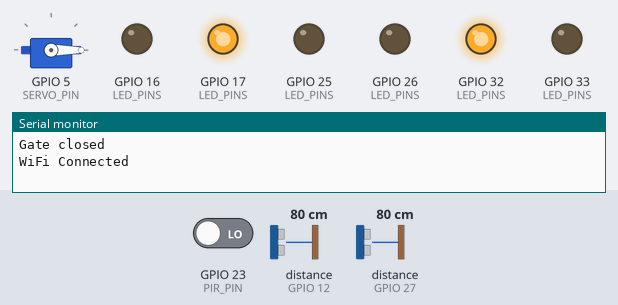
Bench run of a sketch on a simulated ESP32. Shown: servo, output pins drawn as LEDs (lit = HIGH), the last lines printed to the serial monitor. Inputs (shaded band) come from the test bench; at power-on: distance to the obstacle (sensors on GPIO 12, GPIO 27) 80 cm, GPIO 23 (PIR_PIN) LOW. The echo pulse lasts 58.3 µs per cm; WiFi joins after 1.5 s; servers stay silent unless stated; EEPROM starts erased; no MQTT or app messages arrive unless stated; pins used as bus, display or sensor lines are not drawn.

Above: at 4.6 s.
4.7 s: distance to the obstacle (sensor on GPIO 12) set to 12 cm
11.0 s: distance to the obstacle (sensor on GPIO 12) set to 9 cm
At 16.0 s:
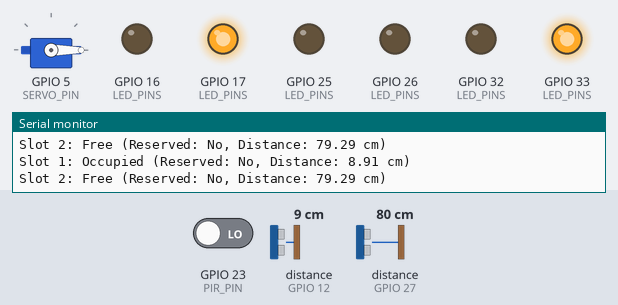
17.0 s: GPIO 23 (PIR_PIN) driven HIGH
At 23.8 s:
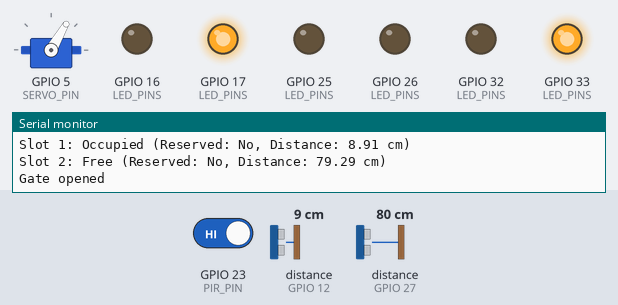
29.3 s: distance to the obstacle (sensor on GPIO 27) set to 12 cm
36.0 s: distance to the obstacle (sensor on GPIO 27) set to 9 cm
At 49.4 s:
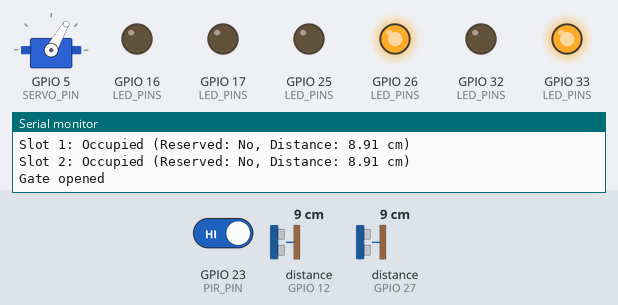
49.7 s: distance to the obstacle (sensor on GPIO 12) set to 18 cm
At 62.0 s:
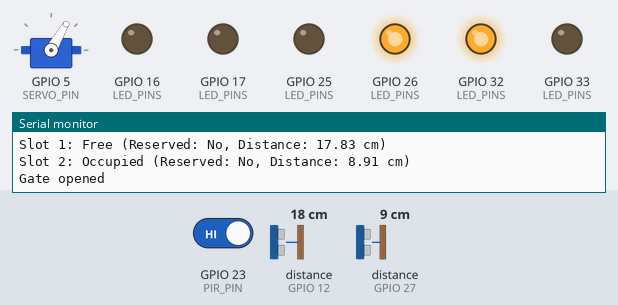
Timing chart, 0 to 63.5 s (numbered marks = the images above; inputs shaded):
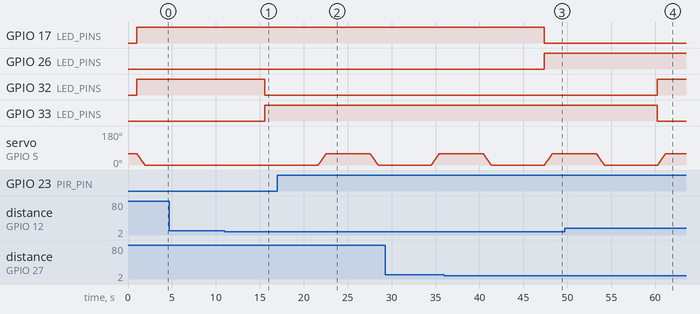

The sketch:

smart_parking_system.ino
```cpp
#include <WiFi.h>
#include <Adafruit_MQTT.h>
#include <Adafruit_MQTT_Client.h>
#include <ESP32Servo.h>
#include <Preferences.h>

Preferences preferences;

// WiFi Configuration
const char* WIFI_SSID = "CJNet";
const char* WIFI_PASS = "chami1234";

// Adafruit IO Configuration
#define AIO_SERVER "io.adafruit.com"
#define AIO_PORT 1883
#define AIO_USERNAME "chamijaye"
#define AIO_KEY "aio_rXpS382omXMlqvUl2WcDUlZcmWUT"

// Pin Configuration
const int ULTRASONIC_PINS[2][2] = {{13, 12}, {14, 27}}; // Trig, Echo
const int LED_PINS[2][3] = {{33, 32, 25}, {26, 17, 16}}; // R, G, B
#define SERVO_PIN 5    // Gate control
#define PIR_PIN 23     // Vehicle detection

// MQTT Clients
WiFiClient client;
Adafruit_MQTT_Client mqtt(&client, AIO_SERVER, AIO_PORT, AIO_USERNAME, AIO_KEY);

// Feeds
Adafruit_MQTT_Publish slot_feeds[2] = {
  Adafruit_MQTT_Publish(&mqtt, AIO_USERNAME "/feeds/parking.slot1"),
  Adafruit_MQTT_Publish(&mqtt, AIO_USERNAME "/feeds/parking.slot2")
};
Adafruit_MQTT_Subscribe gate_sub = Adafruit_MQTT_Subscribe(&mqtt, AIO_USERNAME "/feeds/parking.gate");
Adafruit_MQTT_Subscribe reservation_sub = Adafruit_MQTT_Subscribe(&mqtt, AIO_USERNAME "/feeds/reservations");

Servo gateServo;

struct SlotState {
  bool occupied;
  bool reserved;
  String reservedBy;
};
SlotState slots[2];

void setup() {
  Serial.begin(115200);
  delay(1000);

  // Initialize preferences (flash storage)
  preferences.begin("parking", false);
  preferences.clear(); // Uncomment this once to clear flash storage
  loadReservations();

  // Initialize hardware
  initializeHardware();

  // Connect WiFi
  WiFi.begin(WIFI_SSID, WIFI_PASS);
  while(WiFi.status() != WL_CONNECTED) delay(500);
  Serial.println("WiFi Connected");
  // Setup MQTT
  mqtt.subscribe(&gate_sub);
  mqtt.subscribe(&reservation_sub);
}


void loadReservations() {
  for(int i=0; i<2; i++) {
    String key = "slot" + String(i+1); // Change from "slot0" to "slot1"/"slot2"
    slots[i].reserved = preferences.getBool((key + "_reserved").c_str(), false);
    slots[i].reservedBy = preferences.getString((key + "_name").c_str(), "");
  }
}

void saveReservation(int slot, bool reserved, String name) {
  String key = "slot" + String(slot+1); // Correct key format
  preferences.putBool((key + "_reserved").c_str(), reserved);
  preferences.putString((key + "_name").c_str(), name);
}

void initializeHardware() {
  for(int i=0; i<2; i++) {
    pinMode(ULTRASONIC_PINS[i][0], OUTPUT);
    pinMode(ULTRASONIC_PINS[i][1], INPUT);
    for(int j=0; j<3; j++) {
      pinMode(LED_PINS[i][j], OUTPUT);
      digitalWrite(LED_PINS[i][j], LOW);
    }
    updateLEDs(i);
  }

  // Servo setup
  ESP32PWM::allocateTimer(0);
  gateServo.setPeriodHertz(50);
  gateServo.attach(SERVO_PIN, 500, 2400);
  closeGate();

  // PIR sensor
  pinMode(PIR_PIN, INPUT);
}

void loop() {
  if(!mqtt.connected()) connectMQTT();
  mqtt.processPackets(1000);
  handleMQTT();

  static unsigned long lastUpdate = 0;
  if(millis() - lastUpdate >= 500) {
    for(int i=0; i<2; i++) {
      updateSlot(i);
    }
    lastUpdate = millis();
  }

  if(digitalRead(PIR_PIN)) triggerGate();
}

void handleMQTT() {
  Adafruit_MQTT_Subscribe *subscription;
  while((subscription = mqtt.readSubscription(5000))) {
    if(subscription == &gate_sub) {
      String message = (char*)gate_sub.lastread;
      if(message == "Open") openGate();
      else if(message == "Closed") closeGate();
    }
    else if(subscription == &reservation_sub) {
      String message = (char*)reservation_sub.lastread;
      processReservation(message);
    }
  }
}

void processReservation(String message) {
  // Format: "slot|action|name|email" (action: 1=reserve, 0=cancel)
  String parts[4];
  int prevPos = 0;
  for(int i=0; i<4; i++) {
    int pos = message.indexOf('|', prevPos);
    if(pos == -1) pos = message.length();
    parts[i] = message.substring(prevPos, pos);
    prevPos = pos + 1;
  }

  int slot = parts[0].toInt() - 1;
  if(slot < 0 || slot > 1) return;

  if(parts[1] == "1") { // Reserve
    slots[slot].reserved = true;
    slots[slot].reservedBy = parts[2];
    saveReservation(slot, true, parts[2]);
  }
  else { // Cancel
    slots[slot].reserved = false;
    slots[slot].reservedBy = "";
    saveReservation(slot, false, "");
  }

  updateLEDs(slot);
  updateSlotStatus(slot);
}

void updateSlot(int slot) {
  float distance = getDistance(slot);
  slots[slot].occupied = (distance < 10);
  updateLEDs(slot);
  updateSlotStatus(slot);
}

void updateSlotStatus(int slot) {
  String status;
  if(slots[slot].reserved) status = "Reserved";
  else if(slots[slot].occupied) status = "Occupied";
  else status = "Free";

  Serial.printf("Slot %d: %s (Reserved: %s, Distance: %.2f cm)\n",
              slot+1, status.c_str(),
              slots[slot].reserved ? "Yes" : "No",
              getDistance(slot));
  slot_feeds[slot].publish(status.c_str());
}

void updateLEDs(int slot) {
  digitalWrite(LED_PINS[slot][0], slots[slot].occupied && !slots[slot].reserved);
  digitalWrite(LED_PINS[slot][1], !slots[slot].occupied && !slots[slot].reserved);
  digitalWrite(LED_PINS[slot][2], slots[slot].reserved);
}


float getDistance(int slot) {
  digitalWrite(ULTRASONIC_PINS[slot][0], LOW);
  delayMicroseconds(2);
  digitalWrite(ULTRASONIC_PINS[slot][0], HIGH);
  delayMicroseconds(10);
  digitalWrite(ULTRASONIC_PINS[slot][0], LOW);

  long duration = pulseIn(ULTRASONIC_PINS[slot][1], HIGH, 30000);
  return duration * 0.034 / 2;
}

void triggerGate() {
  if(gateServo.read() <= 10) {
    openGate();
    delay(5000);
    closeGate();
  }
}

// Modify servo control functions
void openGate() {
  for(int pos = 0; pos <= 60; pos += 1) {
    gateServo.write(pos);
    delay(15);
  }
  Serial.println("Gate opened");
}

void closeGate() {
  for(int pos = 60; pos >= 0; pos -= 1) {
    gateServo.write(pos);
    delay(15);
  }
  Serial.println("Gate closed");
}

void connectMQTT() {
  while(mqtt.connect() != 0) {
    delay(2000);
  }
}
```

Measured:
- the behaviour switches between 11 and 10 cm on distance to the obstacle (sensor on GPIO 12) (found by bisection; images 0 and 1)
- the behaviour switches between 11 and 10 cm on distance to the obstacle (sensor on GPIO 27) (found by bisection; images 2 and 3)
- after the input at 11.0 s, GPIO 32 (LED_PINS): HIGH → LOW after 4.6 s; GPIO 33 (LED_PINS): LOW → HIGH after 4.6 s
- after the input at 17.0 s, servo on GPIO 5 (SERVO_PIN): rises from 0° to 60° in 0.90 s, then falls to 0° in 5.9 s
- after the input at 36.0 s, GPIO 17 (LED_PINS): HIGH → LOW after 11.4 s; GPIO 26 (LED_PINS): LOW → HIGH after 11.4 s
- after the input at 49.7 s, GPIO 32 (LED_PINS): LOW → HIGH after 10.6 s; GPIO 33 (LED_PINS): HIGH → LOW after 10.6 s
